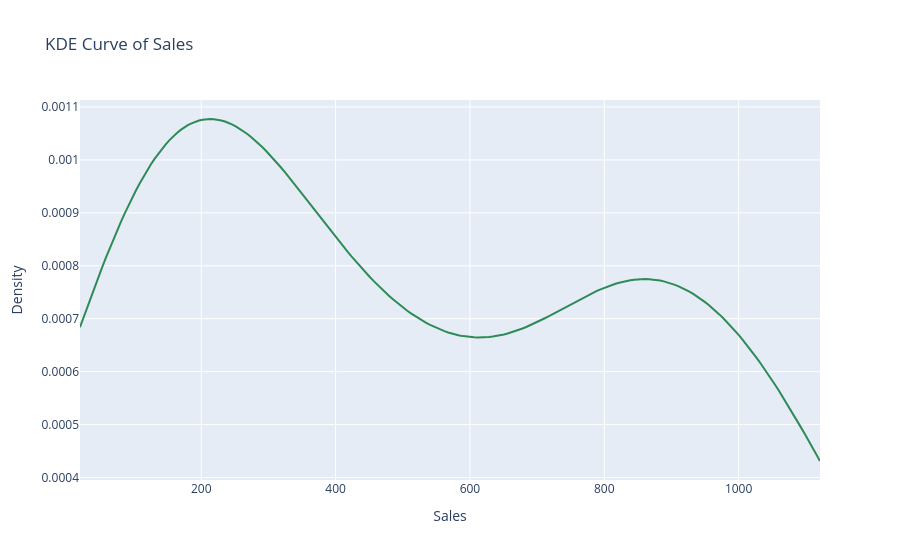

Notebook source saved alongside this figure:
### Code cell
from scipy.stats import gaussian_kde

x = df["Sales"]
kde = gaussian_kde(x)
x_eval = np.linspace(x.min(), x.max(), 200)
pdf = kde(x_eval)

fig = px.line(x=x_eval, y=pdf, labels={"x": "Sales", "y": "Density"}, title="KDE Curve of Sales")
fig.update_traces(line_color="seagreen")
fig.show()

### Figure 1 — Plotly figure (JSON) as saved in the notebook; plotly's stock layout.template omitted (floating-point values rounded to 4 significant figures; data arrays with more than 128 entries replaced by an {"elided": "..."} marker saying what was removed)
{"data": [{"hovertemplate": "Sales=%{x}<br>Density=%{y}<extra></extra>", "legendgroup": "", "line": {"color": "seagreen", "dash": "solid"}, "marker": {"symbol": "circle"}, "mode": "lines", "name": "", "orientation": "v", "showlegend": false, "type": "scatter", "x": {"elided": "200 float values"}, "xaxis": "x", "y": {"elided": "200 float values"}, "yaxis": "y"}], "layout": {"legend": {"tracegroupgap": 0}, "title": {"text": "KDE Curve of Sales"}, "xaxis": {"anchor": "y", "domain": [0, 1], "title": {"text": "Sales"}}, "yaxis": {"anchor": "x", "domain": [0, 1], "title": {"text": "Density"}}}}
